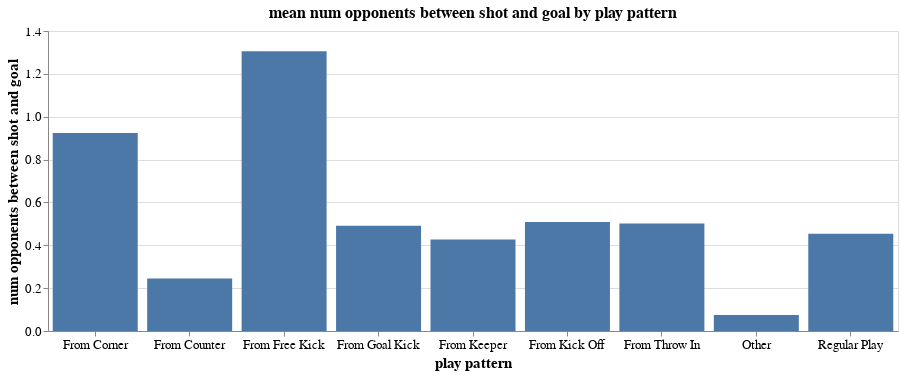

This figure's notebook cell:
### Markdown cell above
Ok, so actually, shots resulting from counters, on average, don't have less players within 5 yards of the shot location than other play patterns. What about number of opponents between the shot location and the goal?

### Code cell
alt.Chart(shot_training_set.groupby("play pattern").mean().reset_index()).mark_bar().encode(
        alt.X('play pattern:N', axis = alt.Axis(title = "play pattern", labelAngle = 0)),
        alt.Y('num opponents between shot and goal:Q', axis = alt.Axis(title = 'num opponents between shot and goal'))
).properties(width = 850, height = 300, 
             title = "mean num opponents between shot and goal by play pattern"
).configure_axis(labelFontSize = 13, titleFontSize = 15
).configure_title(fontSize = 16)

### Figure 1 — Vega-Lite specification as saved in the notebook (floating-point values rounded to 4 significant figures)
{"config": {"view": {"continuousWidth": 400, "continuousHeight": 300}, "axis": {"labelFontSize": 13, "titleFontSize": 15}, "title": {"fontSize": 16}}, "data": {"name": "data-961a968ae6ca69815085f5dc76cf1326"}, "mark": "bar", "encoding": {"x": {"type": "nominal", "axis": {"labelAngle": 0, "title": "play pattern"}, "field": "play pattern"}, "y": {"type": "quantitative", "axis": {"title": "num opponents between shot and goal"}, "field": "num opponents between shot and goal"}}, "height": 300, "title": "mean num opponents between shot and goal by play pattern", "width": 850, "$schema": "https://vega.github.io/schema/vega-lite/v4.8.1.json", "datasets": {"data-961a968ae6ca69815085f5dc76cf1326": [{"play pattern": "From Corner", "x start location": 106.7, "y start location": 39.7, "duration": 0.7937, "first time": 0.3086, "x gk position": 118.5, "y gk position": 39.89, "num opponents within 5 yards": 2.111, "num opponents between shot and goal": 0.924, "statsbomb xg": 0.09031, "Distance from goal": 15.83}, {"play pattern": "From Counter", "x start location": 105.9, "y start location": 39.11, "duration": 0.6794, "first time": 0.2242, "x gk position": 115.7, "y gk position": 39.68, "num opponents within 5 yards": 1.504, "num opponents between shot and goal": 0.2448, "statsbomb xg": 0.1802, "Distance from goal": 17.54}, {"play pattern": "From Free Kick", "x start location": 101.2, "y start location": 39.64, "duration": 0.8177, "first time": 0.235, "x gk position": 118.1, "y gk position": 40.0, "num opponents within 5 yards": 1.231, "num opponents between shot and goal": 1.305, "statsbomb xg": 0.09674, "Distance from goal": 21.67}, {"play pattern": "From Goal Kick", "x start location": 104.3, "y start location": 39.21, "duration": 0.7167, "first time": 0.3381, "x gk position": 117.4, "y gk position": 39.46, "num opponents within 5 yards": 1.605, "num opponents between shot and goal": 0.4911, "statsbomb xg": 0.1338, "Distance from goal": 18.97}, {"play pattern": "From Keeper", "x start location": 102.4, "y start location": 39.34, "duration": 0.7903, "first time": 0.2708, "x gk position": 116.9, "y gk position": 39.9, "num opponents within 5 yards": 1.562, "num opponents between shot and goal": 0.4271, "statsbomb xg": 0.1337, "Distance from goal": 20.0}, {"play pattern": "From Kick Off", "x start location": 102.7, "y start location": 39.17, "duration": 0.7954, "first time": 0.3304, "x gk position": 117.6, "y gk position": 40.06, "num opponents within 5 yards": 1.455, "num opponents between shot and goal": 0.5089, "statsbomb xg": 0.09237, "Distance from goal": 20.42}, {"play pattern": "From Throw In", "x start location": 103.5, "y start location": 39.59, "duration": 0.773, "first time": 0.3725, "x gk position": 117.6, "y gk position": 39.95, "num opponents within 5 yards": 1.581, "num opponents between shot and goal": 0.502, "statsbomb xg": 0.1125, "Distance from goal": 19.67}, {"play pattern": "Other", "x start location": 108.3, "y start location": 40.01, "duration": 0.5443, "first time": 0.06667, "x gk position": 119.7, "y gk position": 39.94, "num opponents within 5 yards": 0.2083, "num opponents between shot and goal": 0.075, "statsbomb xg": 0.7094, "Distance from goal": 11.95}, {"play pattern": "Regular Play", "x start location": 104.3, "y start location": 38.97, "duration": 0.7382, "first time": 0.3367, "x gk position": 117.3, "y gk position": 39.76, "num opponents within 5 yards": 1.537, "num opponents between shot and goal": 0.4539, "statsbomb xg": 0.1333, "Distance from goal": 18.89}]}}
